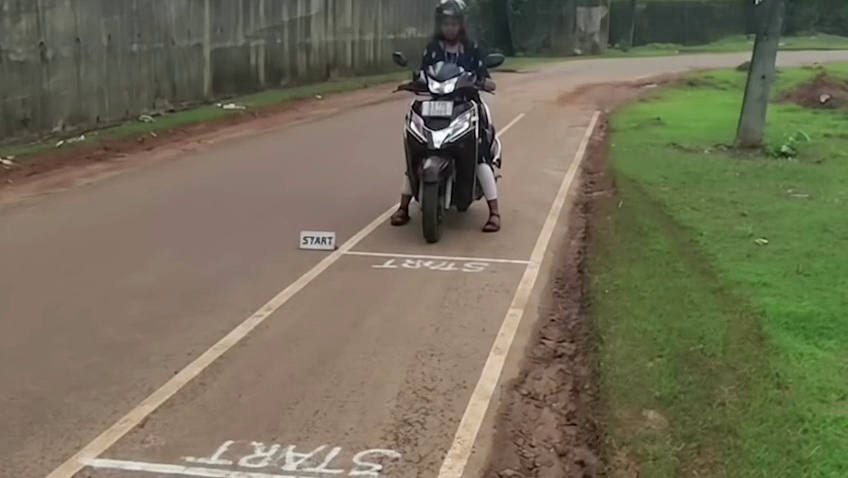
#> input picture scratch/lane_inspection/frame_15.jpg, 848 x 478 px, found by its file name; its folder holds 4 pictures in this run
$ python scan_road.py   (older library calls are emulated)
#> lines starting #> are read from the running program, lines starting #| are printed output that depends on the picture
import cv2
import numpy as np

for f_idx in [15, 60, 110, 150, 190]:
    frame = cv2.imread(f'scratch/lane_inspection/frame_{f_idx}.jpg')
#> frame is the input picture: shape (478, 848, 3); mean B, G, R 88.3, 110.4, 114.8
    h, w = frame.shape[:2]
#> h = 478; w = 848
    # Sample horizontal scanline across bottom at y = 0.85 * h
    y_scan = int(h * 0.85)
#> y_scan = 406
    scanline_bgr = frame[y_scan, :, :]
#> scanline_bgr = 848 rows, first 8: [95, 109, 128], [96, 110, 129], [96, 110, 129], [96, 110, 129], [96, 110, 129], [96, 110, 129], [96, 110, 129], [96, 110, 129]
    scanline_hsv = cv2.cvtColor(frame[y_scan:y_scan+1, :, :], cv2.COLOR_BGR2HSV)[0]
#> scanline_hsv = 848 rows, first 8: [13, 66, 128], [13, 65, 129], [13, 65, 129], [13, 65, 129], [13, 65, 129], [13, 65, 129], [13, 65, 129], [13, 65, 129]

    # Calculate gradients / transitions across the horizontal scanline
    gray = cv2.cvtColor(frame, cv2.COLOR_BGR2GRAY)
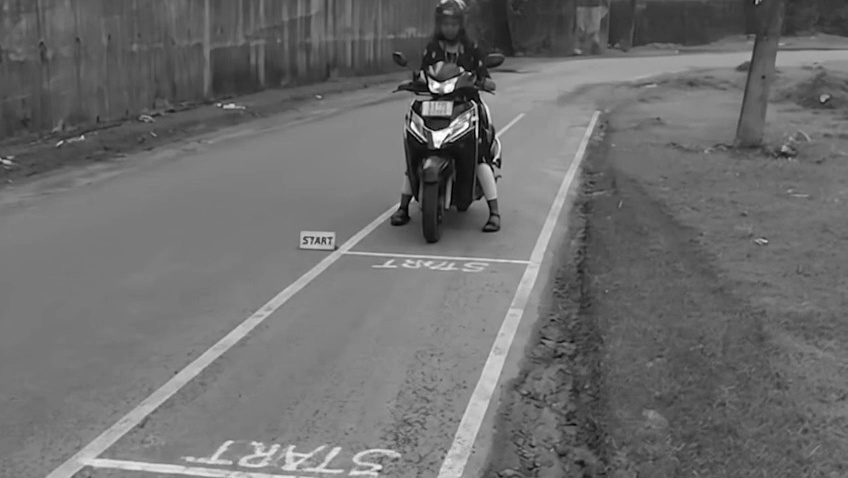
#> gray: shape (478, 848); min 0, max 255, mean 109.2
    grad_x = cv2.Sobel(gray, cv2.CV_32F, 1, 0, ksize=3)
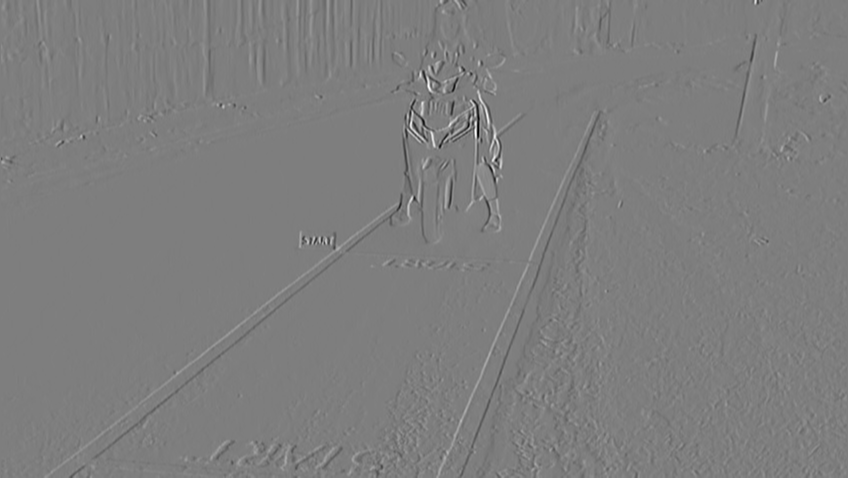
#> grad_x: shape (478, 848) float32; min -807, max 822, mean 0; drawn with min black and max white
    row_grad = np.abs(grad_x[y_scan, :])
#> row_grad = 848 values, max 255 at index 487, min 0 at index 0, mean 18.09

    print(f"\nFrame {f_idx}:")
    print(f"Top 5 gradient peaks at y={y_scan}: {np.argsort(row_grad)[-5:]}")
#| Top 5 gradient peaks at y=406: [157 488 158 467 487]
    # Print color values across x at 10%, 25%, 50%, 75%, 90% width
    for pct in [0.05, 0.15, 0.30, 0.50, 0.70, 0.85, 0.95]:
        x = int(pct * w)
        print(f"  x={x:3d} ({pct*100:2.0f}%): BGR={scanline_bgr[x]} HSV={scanline_hsv[x]}")
#> this loop made 7 passes
#|   x= 42 ( 5%): BGR=[ 95 110 126] HSV=[ 15  63 126]
#|   x=127 (15%): BGR=[101 122 143] HSV=[ 15  75 143]
#|   x=254 (30%): BGR=[106 120 142] HSV=[ 12  65 142]
#|   x=424 (50%): BGR=[ 95 112 131] HSV=[ 14  70 131]
#|   x=593 (70%): BGR=[43 59 72] HSV=[ 17 103  72]
#|   x=720 (85%): BGR=[48 87 85] HSV=[ 32 114  87]
#|   x=805 (95%): BGR=[ 69 130 102] HSV=[ 44 120 130]
#> (the run stopped early here; a loop or call above may not have finished)
